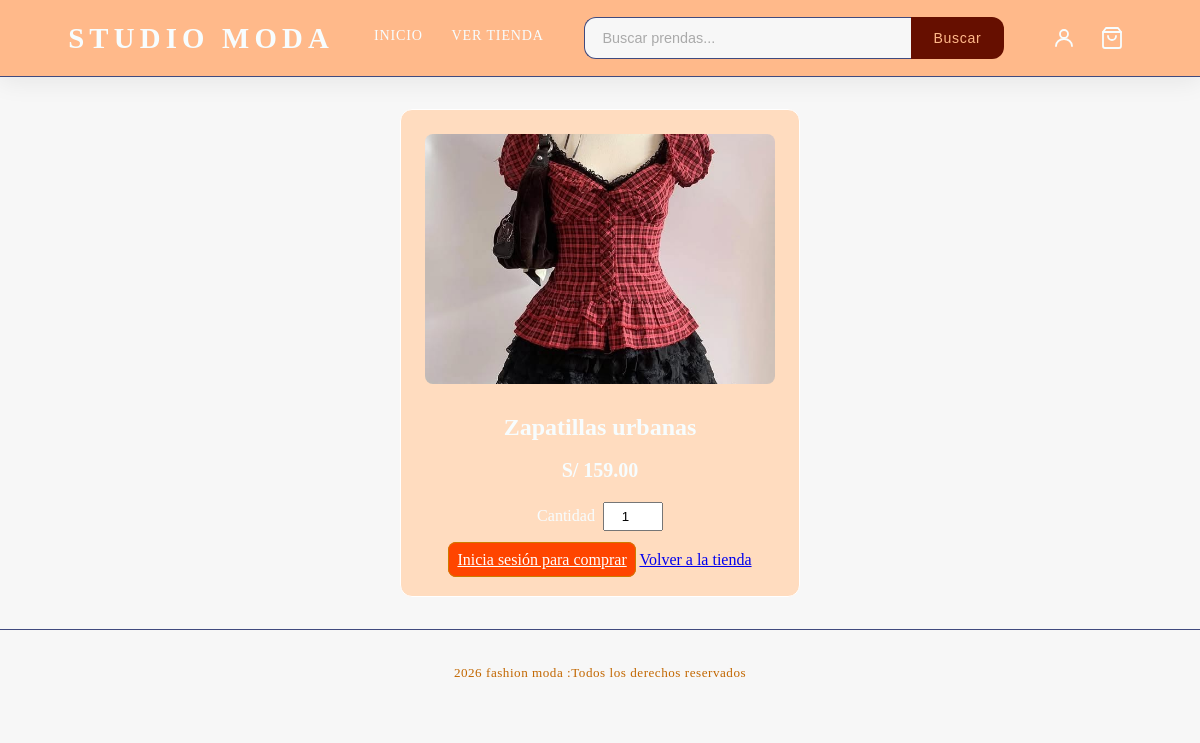
Page /detalles/3 on the committed database.
### proyecto.py (models this page shows)
class Producto(db.Model):
    id        = db.Column(db.Integer, primary_key=True)
    nombre    = db.Column(db.String(100), nullable=False)
    categoria = db.Column(db.String(50), nullable=False)
    precio    = db.Column(db.Float, nullable=False)
    imagen    = db.Column(db.String(200), default="default.jpg")

### proyecto.py (the view)
@app.route("/detalles/<int:id>")
def detalles(id):
    producto = Producto.query.get_or_404(id)
    return render_template("detalles.html", producto=producto)

### templates/detalles.html (shortened to what this page needs)
<!DOCTYPE html>
<html lang="en">
<head>
    <link rel="stylesheet" href="{{ url_for('static', filename='stylesheet.css') }}">
</head>
<body>
     <header class="header">
    <div class="header-inner">
      <div class="logo">Studio moda</div>
      <nav class="nav">
        <a href="{{ url_for('inicio') }}" class="nav-link">Inicio</a>
        <a href="{{ url_for('tienda') }}" class="nav-link">Ver Tienda</a>
      </nav>
      <div class="search-bar">
        <input type="text" class="search-input" placeholder="Buscar prendas..." />
        <button class="search-btn">Buscar</button>
      </div>
      <div class="nav-actions">
  {% if session.usuario %}
    <a href="{{ url_for('mi_cuenta') }}" class="btn-icon" title="Mi perfil">
      <svg xmlns="http://www.w3.org/2000/svg" width="24" height="24" viewBox="0 0 24 24" fill="none"
        stroke="currentColor" stroke-width="1.8" stroke-linecap="round" stroke-linejoin="round">
        <circle cx="12" cy="8" r="4" />
        <path d="M4 20c0-4 3.6-7 8-7s8 3 8 7" />
      </svg>
      <span>{{ session.usuario }}</span>
    </a>
    <a href="{{ url_for('logout') }}" class="btn-icon" title="Cerrar sesión">
      <svg xmlns="http://www.w3.org/2000/svg" width="24" height="24" viewBox="0 0 24 24" fill="none"
        stroke="currentColor" stroke-width="1.8" stroke-linecap="round" stroke-linejoin="round">
        <path d="M9 21H5a2 2 0 0 1-2-2V5a2 2 0 0 1 2-2h4"/>
        <polyline points="16 17 21 12 16 7"/>
        <line x1="21" y1="12" x2="9" y2="12"/>
      </svg>
    </a>
  {% else %}
    <a href="{{ url_for('perfil') }}" class="btn-icon" title="Perfil">
      <svg xmlns="http://www.w3.org/2000/svg" width="24" height="24" viewBox="0 0 24 24" fill="none"
        stroke="currentColor" stroke-width="1.8" stroke-linecap="round" stroke-linejoin="round">
        <circle cx="12" cy="8" r="4" />
        <path d="M4 20c0-4 3.6-7 8-7s8 3 8 7" />
      </svg>
    </a>
  {% endif %}
  <a href="{{ url_for('carrito') }}" class="btn-icon" title="Carrito">
  </a>
</div>
    </div>
  </header>
    <div class="detalle-card">
    <img src="{{ url_for('static', filename='img/' + producto.imagen) }}" alt="{{ producto.nombre }}" class="detalle-img">
    <h2>{{ producto.nombre }}</h2>
    <p class="detalle-precio">S/ {{ "%.2f"|format(producto.precio) }}</p>
    <div class="detalle-cantidad">
        <label>Cantidad</label>
        <input type="number" id="cantidad" value="1" min="1">
    </div>
    {% if session.usuario %}
        <a href="{{ url_for('agregar_carrito', id=producto.id) }}" class="btn-agregar">Agregar al carrito</a>
    {% else %}
        <a href="{{ url_for('perfil') }}" class="btn-agregar">Inicia sesión para comprar</a>
    {% endif %}
    <a href="/tienda" class="btn-volver">Volver a la tienda</a>
</div>
     <footer class="footer">
    <p> 2026 fashion moda :Todos los derechos reservados</p>
  </footer>
</body>
</html>
</html>

### static/stylesheet.css (style rules this page uses)
*, *::before, *::after { box-sizing: border-box; margin: 0; padding: 0; }
:root { --cream: #f7f7f7; --sand: #404a7e; --charcoal: #f7fdff; --warm: #660f00; --accent: #520000; --white: #ffb98a; --shadow: 0 4px 24px rgba(28, 28, 28, 0.08); --radius: 12px; }
html { scroll-behavior: smooth; }
body { background-color: var(--cream); color: var(--charcoal); font-weight: 300; line-height: 1.6; }
.header { background-color: var(--white); border-bottom: 1px solid var(--sand); position: sticky; top: 0; z-index: 100; box-shadow: var(--shadow); }
.header-inner { max-width: 1200px; margin: 0 auto; padding: 0 2rem; height: 76px; display: flex; align-items: center; justify-content: center; gap: 2.5rem; }
.nav-actions { display: flex; align-items: center; gap: 8px; flex-shrink: 0; }
.btn-icon { display: flex; align-items: center; justify-content: center; width: 40px; height: 40px; border-radius: 50%; color: var(--charcoal); text-decoration: none; transition: background-color 0.25s, color 0.25s; }
.logo { font-size: 1.8rem; font-weight: 600; letter-spacing: 0.18em; color: var(--charcoal); text-transform: uppercase; white-space: nowrap; }
.nav { display: flex; gap: 1.8rem; align-items: center; white-space: nowrap; }
.nav-link { text-decoration: none; color: var(--charcoal); font-size: 0.88rem; font-weight: 500; letter-spacing: 0.06em; text-transform: uppercase; padding-bottom: 3px; border-bottom: 2px solid transparent; transition: border-color 0.25s, color 0.25s; }
.search-bar { display: flex; align-items: center; gap: 0; flex: 1; max-width: 420px; }
.search-input { flex: 1; height: 42px; padding: 0 1.1rem; border: 1.5px solid var(--sand); border-right: none; border-radius: var(--radius) 0 0 var(--radius); background: var(--cream); font-size: 0.9rem; color: var(--charcoal); outline: none; transition: border-color 0.2s; }
.search-input::placeholder { color: #aaa; }
.search-btn { height: 42px; padding: 0 1.4rem; background-color: var(--warm); color: var(--white); border: none; border-radius: 0 var(--radius) var(--radius) 0; font-size: 0.88rem; font-weight: 500; letter-spacing: 0.05em; cursor: pointer; white-space: nowrap; transition: background-color 0.25s; }
.footer { text-align: center; padding: 2rem; font-size: 0.82rem; color: #c26700; letter-spacing: 0.04em; border-top: 1px solid var(--sand); }
.btn-agregar { margin-top: 4px; padding: 0.5rem; border: 1px solid #ce7b00; border-radius: 8px; background: orangered; cursor: pointer; color: white; }
.detalle-card { max-width: 400px; margin: 2rem auto; background: rgb(255, 220, 191); border: 1px solid #ffffff; border-radius: 12px; padding: 1.5rem; text-align: center; }
.detalle-img { width: 100%; height: 250px; object-fit: cover; border-radius: 8px; margin-bottom: 1rem; }
.detalle-precio { font-size: 20px; font-weight: 600; margin: 0.5rem 0; }
.detalle-cantidad { display: flex; justify-content: center; align-items: center; gap: 8px; margin: 1rem 0; }
.detalle-cantidad input { width: 60px; padding: 0.3rem; text-align: center; }

### rows in the picture
Producto: imagen (picture), nombre "Zapatillas urbanas", precio "159.00"
